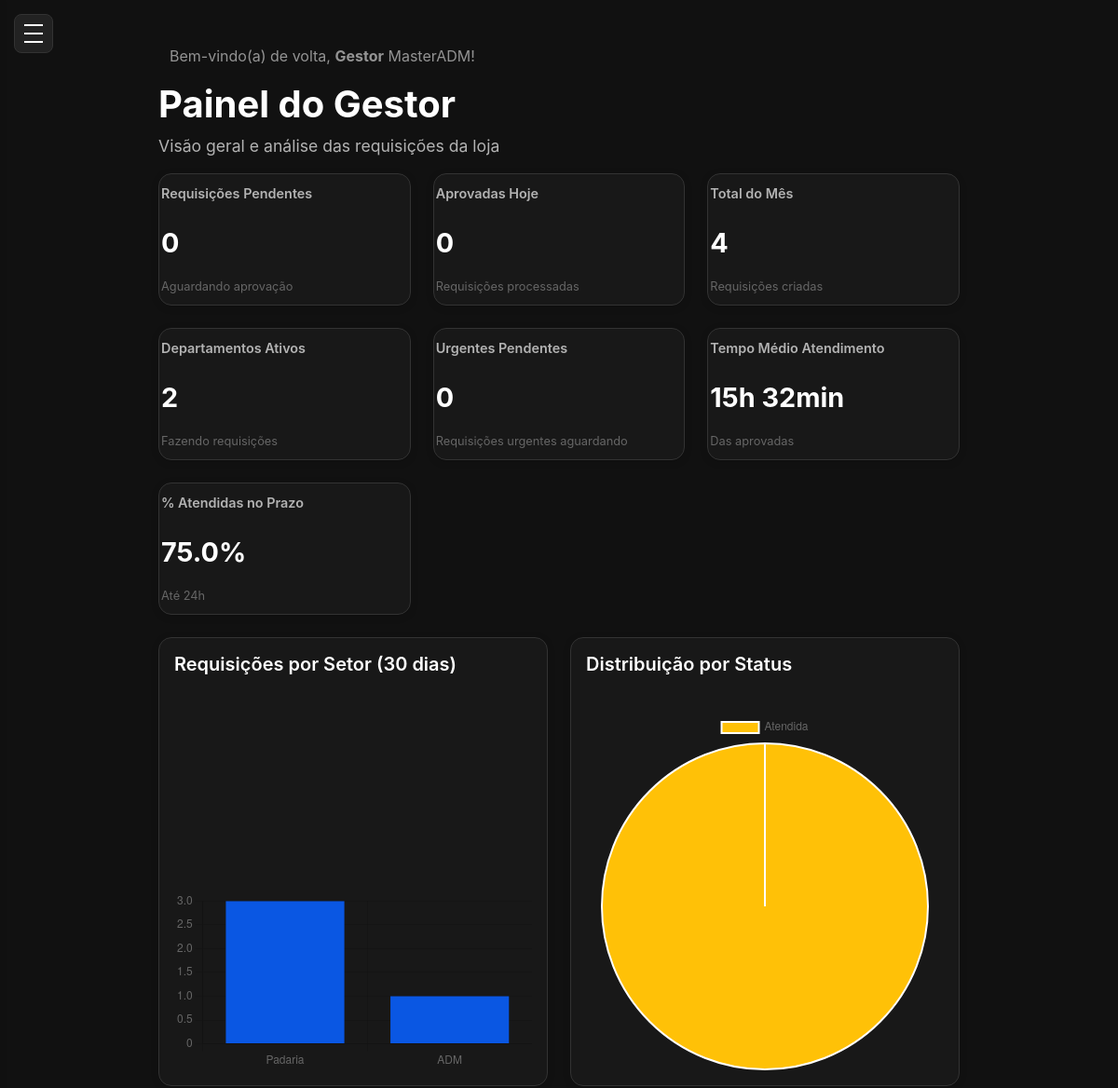
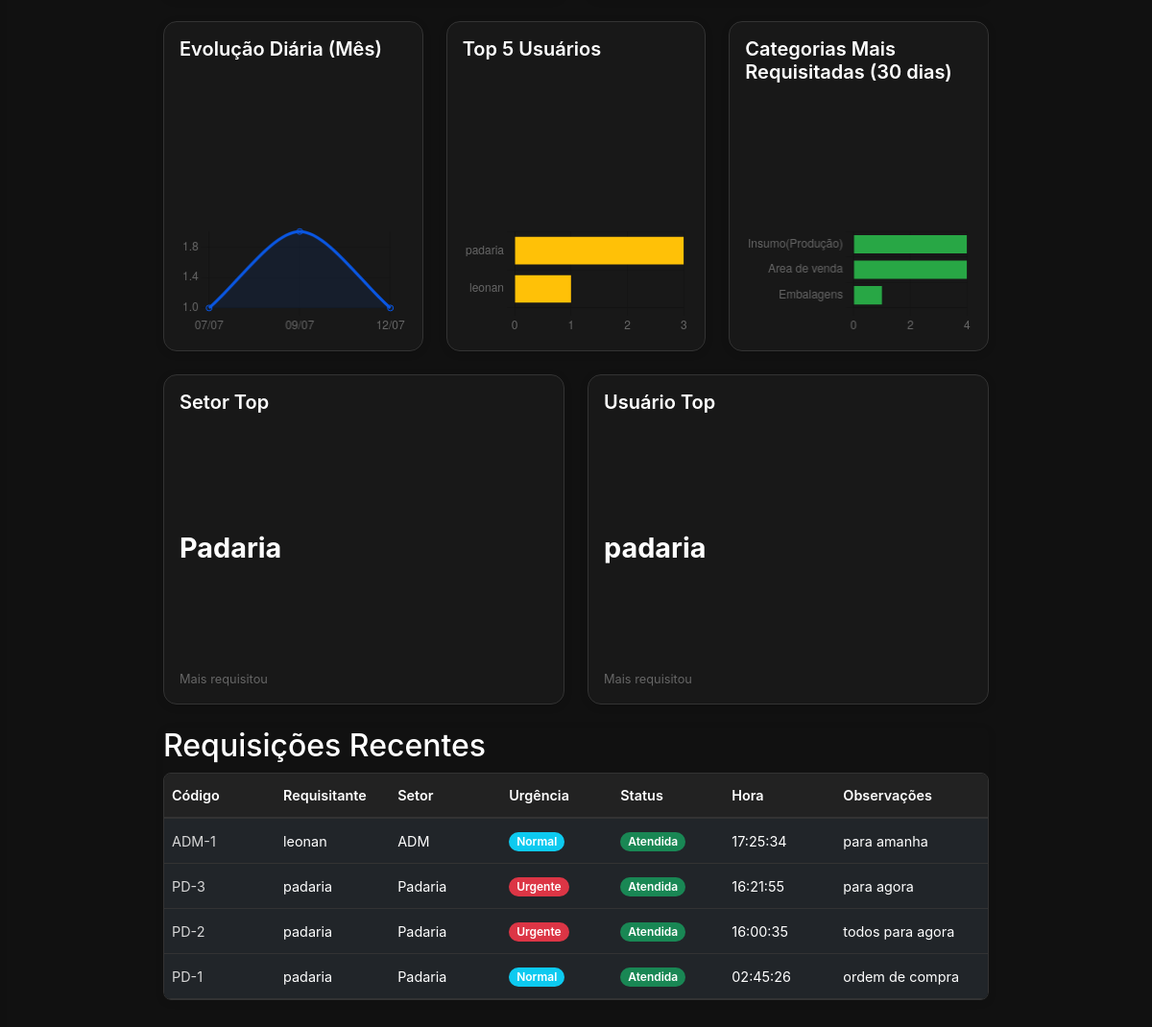
Screenshot of /gestor/dashboard/ (signed in) with the database file from the repository (2 pictures, top to bottom).
### core/models.py (models this page shows, shortened)
class User(AbstractUser):
    id = models.UUIDField(primary_key=True, default = uuid.uuid4, editable=False)
    email = models.EmailField(unique=True)
    role = models.CharField(
        max_length=20,
        choices=Role.choices,
        default=Role.Almoxarife,
        verbose_name='Função',
    )
    sector = models.ForeignKey(Sector, on_delete=models.SET_NULL, blank=True, null=True)
    is_active = models.BooleanField(default=True, verbose_name="Ativo")
    USERNAME_FIELD = 'email'  # Ou 'email' se quiser autenticar por email
    REQUIRED_FIELDS = ['username']  # Garante que o email é obrigatório no admin
    class Meta:
        verbose_name = 'Usuário'
        verbose_name_plural = 'Usuários'

class Request(models.Model):
    id = models.UUIDField(primary_key=True, default = uuid.uuid4, editable=False)
    requester = models.ForeignKey(User,
        on_delete=models.PROTECT,
        related_name='requests_made',
        verbose_name="Requisitante",
    )
    atendido_por = models.ForeignKey(User,
        on_delete=models.SET_NULL,
        related_name='requests_attended',
        verbose_name="Atendido por",
        null=True, blank=True
    )
    sector = models.ForeignKey(Sector,
        on_delete=models.PROTECT,
        related_name='requests_from_sector',
        verbose_name="Setor",
    )
    request_code = models.CharField(max_length=20, unique=True, blank=True, null=True, verbose_name="Código da Requisição")
    urgency = models.CharField(
        max_length=10,
        choices=Urgency.choices,
        default=Urgency.NORMAL,
        verbose_name="Urgência",
    )
    observations = models.TextField(max_length=255, verbose_name="Observações")
    status = models.CharField(
        max_length=15,
        choices=RequestStatus.choices,
        default=RequestStatus.PENDING,
        verbose_name="Status",
    )
    created_at = models.DateTimeField(auto_now_add=True, verbose_name="Data da Requisição")
    updated_at = models.DateTimeField(auto_now=True, verbose_name="Ultima Atualização")
    class Meta:
        verbose_name = 'Requisição'
        verbose_name_plural = 'Requisições'
        ordering = ['-created_at']

class Sector(models.Model):
    id = models.UUIDField(primary_key=True, default = uuid.uuid4, editable=False)
    name = models.CharField(max_length=100, unique=True, verbose_name="Nome do Setor")
    created_at = models.DateTimeField(auto_now_add=True)
    updated_at = models.DateTimeField(auto_now=True)
    class Meta:
        verbose_name = 'Setor'
        verbose_name_plural = 'Setores'
        ordering = ['name'] #Ordernar por nome Padrão

### core/views.py (the view)
# urls.py: path('gestor/dashboard/', views.gestor_dashboard, name='gestor_dashboard'),
@login_required
@user_passes_test(is_gestor)
def gestor_dashboard(request):
    today = timezone.localdate()
    month_start = today.replace(day=1)
    qs = Request.objects.all()
    pendentes = qs.filter(status=RequestStatus.PENDING).count()
    aprovadas_hoje = qs.filter(status=RequestStatus.APPROVED, updated_at__date=today).count()
    total_mes = qs.filter(created_at__month=today.month, created_at__year=today.year).count()
    departamentos_ativos = qs.values('sector').distinct().count()
    urgentes_pendentes = qs.filter(status=RequestStatus.PENDING, urgency='URGENTE').count()
    tempo_medio = qs.filter(status=RequestStatus.APPROVED, created_at__isnull=False, updated_at__isnull=False)
    tempo_medio = tempo_medio.annotate(
        tempo_espera=ExpressionWrapper(F('updated_at') - F('created_at'), output_field=DurationField())
    ).aggregate(media=Avg('tempo_espera'))['media']
    atendidas_no_prazo = qs.filter(status=RequestStatus.APPROVED, created_at__isnull=False, updated_at__isnull=False)
    atendidas_no_prazo = atendidas_no_prazo.annotate(
        tempo_espera=ExpressionWrapper(F('updated_at') - F('created_at'), output_field=DurationField())
    ).filter(tempo_espera__lte=timedelta(hours=24)).count()
    total_aprovadas = qs.filter(status=RequestStatus.APPROVED).count()
    pct_no_prazo = (atendidas_no_prazo / total_aprovadas * 100) if total_aprovadas else 0
    setores = qs.filter(created_at__gte=today - timedelta(days=30)).values('sector__name').annotate(total=Count('id')).order_by('-total')
    setores_labels = [s['sector__name'] or 'N/A' for s in setores]
    setores_data = [s['total'] for s in setores]
    status_dist = qs.values('status').annotate(total=Count('id'))
    status_labels = [dict(RequestStatus.choices).get(s['status'], s['status']) for s in status_dist]
    status_data = [s['total'] for s in status_dist]
    evolucao = qs.filter(created_at__gte=month_start).annotate(data=TruncDate('created_at')).values('data').annotate(total=Count('id')).order_by('data')
    evolucao_labels = [e['data'].strftime('%d/%m') for e in evolucao]
    evolucao_data = [e['total'] for e in evolucao]
    top_users = qs.values('requester__username').annotate(total=Count('id')).order_by('-total')[:5]
    top_users_labels = [u['requester__username'] for u in top_users]
    top_users_data = [u['total'] for u in top_users]
    setor_top = setores_labels[0] if setores_labels else 'N/A'
    user_top = top_users_labels[0] if top_users_labels else 'N/A'
    requisicoes_do_dia = qs.order_by('-created_at')[:20]
    tempo_medio_str = format_timedelta(tempo_medio)
    context = {
        'pendentes': pendentes,
        'aprovadas_hoje': aprovadas_hoje,
        'total_mes': total_mes,
        'departamentos_ativos': departamentos_ativos,
        'urgentes_pendentes': urgentes_pendentes,
        'tempo_medio': tempo_medio,
        'tempo_medio_str': tempo_medio_str,
        'pct_no_prazo': round(pct_no_prazo, 1),
        'setor_top': setor_top,
        'user_top': user_top,
        'setores_labels': setores_labels,
        'setores_data': setores_data,
        'status_labels': status_labels,
        'status_data': status_data,
        'evolucao_labels': evolucao_labels,
        'evolucao_data': evolucao_data,
        'top_users_labels': top_users_labels,
        'top_users_data': top_users_data,
        'requisicoes_do_dia': requisicoes_do_dia,
    }
    from .models import RequestItem, ItemCategory
    categorias = RequestItem.objects.filter(created_at__gte=today - timedelta(days=30)) \
        .values('category') \
        .annotate(total=Count('id')) \
        .order_by('-total')
    categorias_labels = [dict(ItemCategory.choices).get(c['category'], c['category']) for c in categorias]
    categorias_data = [c['total'] for c in categorias]
    context['categorias_labels'] = categorias_labels
    context['categorias_data'] = categorias_data
    return render(request, 'core/dashboard_gestor.html', context)

### templates/core/dashboard_gestor.html (shortened to what this page needs)
{% extends "base.html" %}
{% load static %}
{% block content %}
<h1 class="dashboard-title">Painel do Gestor</h1>
<p class="dashboard-desc">Visão geral e análise das requisições da loja</p>
<div class="cards-container mb-4">
    <div class="card">
        <div class="card-title">Requisições Pendentes</div>
        <div class="card-value">{{ pendentes }}</div>
        <div class="card-desc">Aguardando aprovação</div>
    </div>
    <div class="card">
        <div class="card-title">Aprovadas Hoje</div>
        <div class="card-value">{{ aprovadas_hoje }}</div>
        <div class="card-desc">Requisições processadas</div>
    </div>
    <div class="card">
        <div class="card-title">Total do Mês</div>
        <div class="card-value">{{ total_mes }}</div>
        <div class="card-desc">Requisições criadas</div>
    </div>
    <div class="card">
        <div class="card-title">Departamentos Ativos</div>
        <div class="card-value">{{ departamentos_ativos }}</div>
        <div class="card-desc">Fazendo requisições</div>
    </div>
    <div class="card">
        <div class="card-title">Urgentes Pendentes</div>
        <div class="card-value">{{ urgentes_pendentes }}</div>
        <div class="card-desc">Requisições urgentes aguardando</div>
    </div>
    <div class="card">
        <div class="card-title">Tempo Médio Atendimento</div>
        <div class="card-value">{{ tempo_medio_str }}</div>
        <div class="card-desc">Das aprovadas</div>
    </div>
    <div class="card">
        <div class="card-title">% Atendidas no Prazo</div>
        <div class="card-value">{{ pct_no_prazo }}%</div>
        <div class="card-desc">Até 24h</div>
    </div>
</div>
<div class="dashboard-graphs-row row-2 mb-4">
    <div class="card p-3">
        <h5 class="mb-3">Requisições por Setor (30 dias)</h5>
        <canvas id="setoresChart"></canvas>
    </div>
    <div class="card p-3">
        <h5 class="mb-3">Distribuição por Status</h5>
        <canvas id="statusChart"></canvas>
    </div>
</div>
<div class="dashboard-graphs-row row-3 mb-4">
    <div class="card p-3">
        <h5 class="mb-3">Evolução Diária (Mês)</h5>
        <canvas id="evolucaoChart"></canvas>
    </div>
    <div class="card p-3">
        <h5 class="mb-3">Top 5 Usuários</h5>
        <canvas id="topUsersChart"></canvas>
    </div>
    <div class="card p-3">
        <h5 class="mb-3">Categorias Mais Requisitadas (30 dias)</h5>
        <canvas id="categoriasChart"></canvas>
    </div>
</div>
<div class="dashboard-graphs-row row-2 mb-4">
    <div class="card p-3">
        <h5 class="mb-3">Setor Top</h5>
        <div class="card-value">{{ setor_top }}</div>
        <div class="card-desc">Mais requisitou</div>
    </div>
    <div class="card p-3">
        <h5 class="mb-3">Usuário Top</h5>
        <div class="card-value">{{ user_top }}</div>
        <div class="card-desc">Mais requisitou</div>
    </div>
</div>
<div class="table-wrapper">
    <h2>Requisições Recentes</h2>
    <div class="table-responsive-wrapper">
        <table class="table table-dark table-borderless table-hover">
            <thead>
                <tr>
                    <th>Código</th>
                    <th>Requisitante</th>
                    <th>Setor</th>
                    <th>Urgência</th>
                    <th>Status</th>
                    <th>Hora</th>
                    <th>Observações</th>
                </tr>
            </thead>
            <tbody>
                {% for req in requisicoes_do_dia %}
                    <tr>
                        <td><a href="{% url 'core:detalhe_requisicao' req.id %}">{{ req.request_code }}</a></td>
                        <td>{{ req.requester.get_full_name|default:req.requester.username }}</td>
                        <td>{{ req.sector.name }}</td>
                        <td>
                            {% if req.urgency == 'URGENTE' %}
                                <span class="badge bg-danger">{{ req.get_urgency_display }}</span>
                            {% else %}
                                <span class="badge bg-info">{{ req.get_urgency_display }}</span>
                            {% endif %}
                        </td>
                        <td>
                            {% if req.status == 'PENDING' %}
                                <span class="badge bg-warning">{{ req.get_status_display }}</span>
                            {% elif req.status == 'APPROVED' %}
                                <span class="badge bg-success">{{ req.get_status_display }}</span>
                            {% else %}
                                <span class="badge bg-secondary">{{ req.get_status_display }}</span>
                            {% endif %}
                        </td>
                        <td>{{ req.created_at|date:"H:i:s" }}</td>
                        <td>{{ req.observations|truncatechars:50 }}</td>
                    </tr>
                {% empty %}
                    <tr>
                        <td colspan="7" class="text-center">Nenhuma Requisição encontrada</td>
                    </tr>
                {% endfor %}
            </tbody>
        </table>
    </div>
</div>
<script>
    // Gráfico de barras: Requisições por Setor
    new Chart(document.getElementById('setoresChart'), {
        type: 'bar',
        data: {
            labels: {{ setores_labels|safe }},
            datasets: [{
                label: 'Requisições',
                data: {{ setores_data|safe }},
                backgroundColor: '#0a57e3',
            }]
        },
        options: {responsive: true, plugins: {legend: {display: false}}}
    });
    // Gráfico de pizza: Distribuição por Status
    new Chart(document.getElementById('statusChart'), {
        type: 'pie',
        data: {
            labels: {{ status_labels|safe }},
            datasets: [{
                data: {{ status_data|safe }},
                backgroundColor: ['#ffc107','#0a57e3','#28a745','#dc3545','#6c757d'],
            }]
        },
        options: {responsive: true}
    });
    // Gráfico de linha: Evolução diária
    new Chart(document.getElementById('evolucaoChart'), {
        type: 'line',
        data: {
            labels: {{ evolucao_labels|safe }},
            datasets: [{
                label: 'Requisições',
                data: {{ evolucao_data|safe }},
                borderColor: '#0a57e3',
                backgroundColor: 'rgba(10,87,227,0.1)',
                fill: true,
                tension: 0.3
            }]
        },
        options: {responsive: true, plugins: {legend: {display: false}}}
    });
    // Gráfico de barras horizontal: Top 5 usuários
    new Chart(document.getElementById('topUsersChart'), {
        type: 'bar',
        data: {
            labels: {{ top_users_labels|safe }},
            datasets: [{
                label: 'Requisições',
                data: {{ top_users_data|safe }},
                backgroundColor: '#ffc107',
            }]
        },
        options: {responsive: true, indexAxis: 'y', plugins: {legend: {display: false}}}
    });
    // Gráfico de barras horizontal: Categorias mais requisitadas
    new Chart(document.getElementById('categoriasChart'), {
        type: 'bar',
        data: {
            labels: {{ categorias_labels|safe }},
            datasets: [{
                label: 'Requisições',
                data: {{ categorias_data|safe }},
                backgroundColor: '#28a745',
            }]
        },
        options: {responsive: true, indexAxis: 'y', plugins: {legend: {display: false}}}
    });
</script>
{% endblock %}

### templates/base.html (shortened to what this page needs)
<!DOCTYPE html>
<html lang="pt-br">
<head>
    <link href="https://cdn.jsdelivr.net/npm/bootstrap@5.3.3/dist/css/bootstrap.min.css" rel="stylesheet">
    {% load static %}
    <link rel="stylesheet" href="{% static 'style.css' %}">
</head>
<body>
    <button class="mobile-menu-toggle" id="mobile-menu-toggle" aria-label="Abrir menu">
        <div class="hamburger">
            <span></span>
            <span></span>
            <span></span>
        </div>
    </button>
    <div class="layout-wrapper">
        <nav class="navbar navbar-dark" style="background-color: #111;">
            <div class="container-fluid">
                <span class="navbar-text">
                    Bem-vindo(a) de volta, <strong>{{ user.get_role_display }}</strong> {{ user.get_full_name|default:user.username }}!
                </span>
            </div>
        </nav>
        {% block content %}{% endblock %}
    </div>
</body>
</html>

### rows the page displays
User: role "Gestor", get_full_name "MasterADM"
Request: request_code "ADM-1", requester.get_full_name "leonan", sector.name "ADM", urgency "Normal", status "Atendida", created_at "17:25:34", observations "para amanha"
Request: request_code "PD-3", requester.get_full_name "padaria", sector.name "Padaria", urgency "Urgente", status "Atendida", created_at "16:21:55", observations "para agora"
Request: request_code "PD-2", requester.get_full_name "padaria", sector.name "Padaria", urgency "Urgente", status "Atendida", created_at "16:00:35", observations "todos para agora"
Request: request_code "PD-1", requester.get_full_name "padaria", sector.name "Padaria", urgency "Normal", status "Atendida", created_at "02:45:26", observations "ordem de compra"

### other values shown
{{ pendentes }} "0"
{{ aprovadas_hoje }} "0"
{{ total_mes }} "4"
{{ departamentos_ativos }} "2"
{{ urgentes_pendentes }} "0"
{{ tempo_medio_str }} "15h 32min"
{{ pct_no_prazo }} "75.0"
{{ setor_top }} "Padaria"
{{ user_top }} "padaria"
chart data {{ setores_labels|safe }} ['Padaria', 'ADM']
chart data {{ setores_data|safe }} [3, 1]
chart data {{ status_labels|safe }} ['Atendida']
